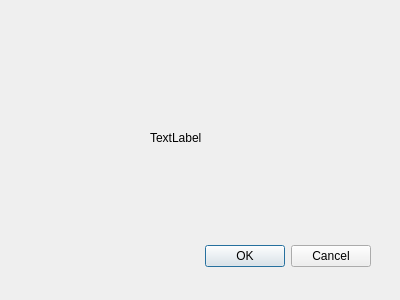
<?xml version="1.0" encoding="UTF-8"?>
<ui version="4.0">
 <class>SelectedClient</class>
 <widget class="QDialog" name="SelectedClient">
  <property name="geometry">
   <rect>
    <x>0</x>
    <y>0</y>
    <width>400</width>
    <height>300</height>
   </rect>
  </property>
  <property name="windowTitle">
   <string>Dialog</string>
  </property>
  <widget class="QDialogButtonBox" name="buttonBox">
   <property name="geometry">
    <rect>
     <x>30</x>
     <y>240</y>
     <width>341</width>
     <height>32</height>
    </rect>
   </property>
   <property name="orientation">
    <enum>Qt::Horizontal</enum>
   </property>
   <property name="standardButtons">
    <set>QDialogButtonBox::Cancel|QDialogButtonBox::Ok</set>
   </property>
  </widget>
  <widget class="QLabel" name="label">
   <property name="geometry">
    <rect>
     <x>150</x>
     <y>130</y>
     <width>171</width>
     <height>16</height>
    </rect>
   </property>
   <property name="text">
    <string>TextLabel</string>
   </property>
  </widget>
 </widget>
 <resources/>
 <connections>
  <connection>
   <sender>buttonBox</sender>
   <signal>accepted()</signal>
   <receiver>SelectedClient</receiver>
   <slot>accept()</slot>
   <hints>
    <hint type="sourcelabel">
     <x>248</x>
     <y>254</y>
    </hint>
    <hint type="destinationlabel">
     <x>157</x>
     <y>274</y>
    </hint>
   </hints>
  </connection>
  <connection>
   <sender>buttonBox</sender>
   <signal>rejected()</signal>
   <receiver>SelectedClient</receiver>
   <slot>reject()</slot>
   <hints>
    <hint type="sourcelabel">
     <x>316</x>
     <y>260</y>
    </hint>
    <hint type="destinationlabel">
     <x>286</x>
     <y>274</y>
    </hint>
   </hints>
  </connection>
 </connections>
</ui>
